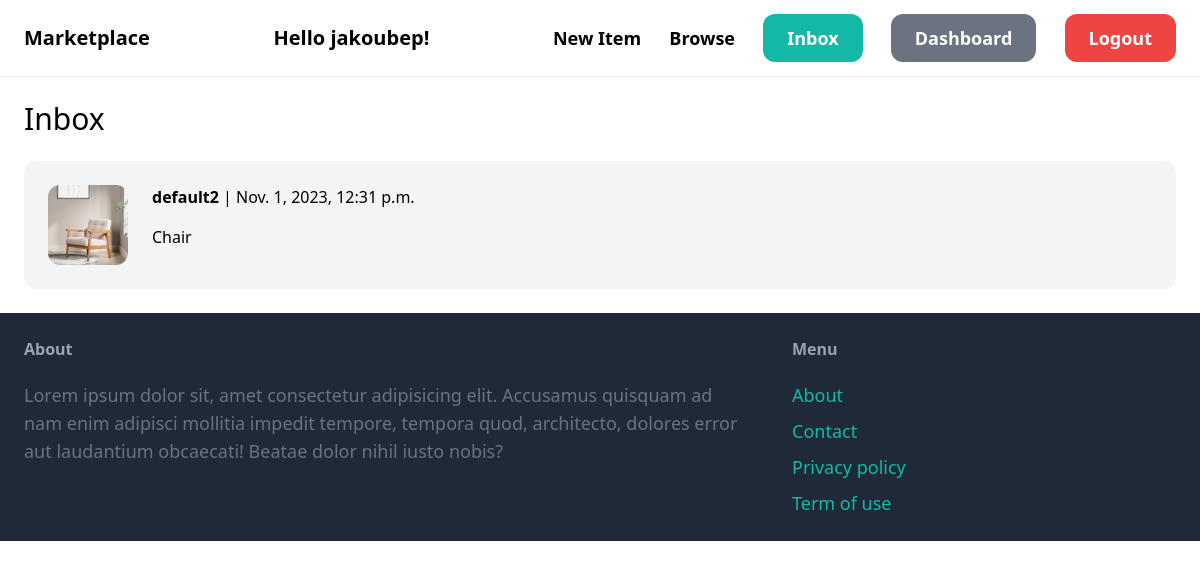
Screenshot of /inbox/ (signed in) with the database file from the repository.
### conversation/models.py (models this page shows)
class Conversation(models.Model):
    item = models.ForeignKey(Item, related_name='conversations', on_delete=models.CASCADE)
    members = models.ManyToManyField(User, related_name='conversations')
    created_at = models.DateTimeField(auto_now_add=True)
    modified_at = models.DateTimeField(auto_now=True)
    class Meta:
        ordering = ('-modified_at',)

### item/models.py (models this page shows, shortened)
class Item(models.Model):
    category = models.ForeignKey(Category, related_name='items', on_delete=models.CASCADE)
    name = models.CharField(max_length=255)
    description = models.TextField(blank=True, null=True)
    price = models.FloatField()
    is_sold = models.BooleanField(default=False)
    created_by = models.ForeignKey(User, related_name='items', on_delete=models.CASCADE)
    created_at = models.DateTimeField(auto_now_add=True)
    image = models.ImageField(upload_to='item_images', blank=True, null=True)

### conversation/views.py (the view)
# urls.py: path('', views.inbox, name='inbox'),
@login_required
def inbox(request):
    conversations = Conversation.objects.filter(members__in=[request.user.id])
    return render(request, 'conversation/inbox.html', {
        'conversations': conversations
    })

### conversation/templates/conversation/inbox.html (shortened to what this page needs)
{% extends 'core/base.html' %}
{% block content %}
<h1 class="mb-6 text-3xl">Inbox</h1>
<div class="space-y-6">
    {% for conversation in conversations %}
        <a href="{% url 'conversation:detail' conversation.id %}">
            <div class="p-6 flex bg-gray-100 rounded-xl">
                <div class="pr-6">
                    <img src="{{ conversation.item.image.url }}" class="w-20 rounded-xl">
                </div>
                <div>
                    {% for member in conversation.members.all %}
                        {% if member != request.user %}
                            <p class="mb-4"><strong>{{ member.username }}</strong> | {{ conversation.modified_at }}</p>
                            <p>{{ conversation.item.name }}</p>
                        {% endif %}
                    {% endfor %}
                </div>
            </div>
        </a>
    {% endfor %}
</div>
{% endblock %}

### core/templates/core/base.html (shortened to what this page needs)
<!DOCTYPE html>
<html lang="en">
<head>
    <script src="https://cdn.tailwindcss.com"></script>
</head>
<body>
    <nav class="py-6 px-6 flex justify-between items-center border-b border-gray-200">
        <a href="/" class="text-xl font-semibold">Marketplace</a>
        <p class="text-xl font-bold">Hello {{user.username}}!</p>
        <div class="space-x-6">
            <a href="{% url 'item:new'%}" class="text-lg font-semibold hover:text-gray-500">New Item</a>
            <a href="{% url 'item:items' %}" class="text-lg font-semibold hover:text-gray-500">Browse</a>
            {% if request.user.is_authenticated %}
            <a href="{% url 'conversation:inbox' %}" class="px-6 py-3 text-lg font-semibold bg-teal-500 text-white rounded-xl hover:text-teal-700">Inbox</a>
            <a href="{% url 'dashboard:index' %}" class="px-6 py-3 text-lg font-semibold bg-gray-500 text-white rounded-xl hover:text-gray-700">Dashboard</a>
            <a href="{% url 'core:logout' %}" class="px-6 py-3 text-lg font-semibold bg-red-500 text-white rounded-xl hover:text-gray-700">Logout</a>
            {% else %}
            <a href="{% url 'core:signup' %}" class="px-6 py-3 text-lg font-semibold bg-teal-500 text-white rounded-xl hover:text-teal-700">Sign up</a>
            <a href="{% url 'core:login' %}" class="px-6 py-3 text-lg font-semibold bg-gray-500 text-white rounded-xl hover:text-gray-700">Login</a>
            {% endif %}
        </div>
    </nav>
    <div class="px-6 py-6">
        {% block content %}
        {% endblock %}
    </div>
    <footer class="py-6 px-6 flex justify-between bg-gray-800">
        <div class="w-2/3 pr-10">
            <h3 class="mb-5 font-semibold text-gray-400">About</h3>
            <p class="text-lg text-gray-500">Lorem ipsum dolor sit, amet consectetur adipisicing elit. Accusamus quisquam ad nam enim adipisci mollitia impedit tempore, tempora quod, architecto, dolores error aut laudantium obcaecati! Beatae dolor nihil iusto nobis?</p>
        </div>
        <div class="w-1/3">
            <h3 class="mb-5 font-semibold text-gray-400">Menu</h3>
            <ul class="space-y-2">
                <li><a href="#" class="text-lg text-teal-500 hover:text-teal-700">About</a></li>
                <li><a href="{% url 'core:contact' %}" class="text-lg text-teal-500 hover:text-teal-700">Contact</a></li>
                <li><a href="#" class="text-lg text-teal-500 hover:text-teal-700">Privacy policy</a></li>
                <li><a href="#" class="text-lg text-teal-500 hover:text-teal-700">Term of use</a></li>
            </ul>
        </div>
    </footer>
</body>
</html>

### rows the page displays
Conversation: item.image (picture), modified_at "Nov. 1, 2023, 12:31 p.m.", item.name "Chair"

### other values shown
{{ user.username }} "jakoubep"
{{ member.username }} "default2"
